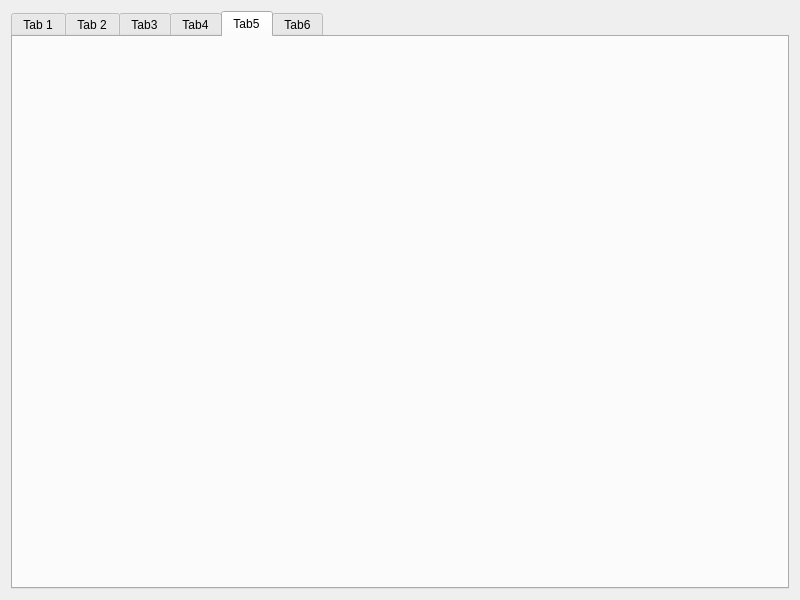
<?xml version="1.0" encoding="UTF-8"?>
<ui version="4.0">
 <class>MainWidget</class>
 <widget class="QWidget" name="MainWidget">
  <property name="geometry">
   <rect>
    <x>0</x>
    <y>0</y>
    <width>800</width>
    <height>600</height>
   </rect>
  </property>
  <property name="windowTitle">
   <string>MainWidget</string>
  </property>
  <layout class="QVBoxLayout" name="verticalLayout">
   <item>
    <widget class="QTabWidget" name="tabWidget">
     <property name="currentIndex">
      <number>4</number>
     </property>
     <widget class="QWidget" name="pTab1">
      <attribute name="title">
       <string>Tab 1</string>
      </attribute>
     </widget>
     <widget class="QWidget" name="pTab2">
      <attribute name="title">
       <string>Tab 2</string>
      </attribute>
     </widget>
     <widget class="QWidget" name="pTab3">
      <attribute name="title">
       <string>Tab3</string>
      </attribute>
     </widget>
     <widget class="QWidget" name="pTab4">
      <attribute name="title">
       <string>Tab4</string>
      </attribute>
     </widget>
     <widget class="QWidget" name="pTab5">
      <attribute name="title">
       <string>Tab5</string>
      </attribute>
     </widget>
     <widget class="QWidget" name="pTab6">
      <attribute name="title">
       <string>Tab6</string>
      </attribute>
     </widget>
    </widget>
   </item>
  </layout>
 </widget>
 <resources/>
 <connections/>
</ui>
